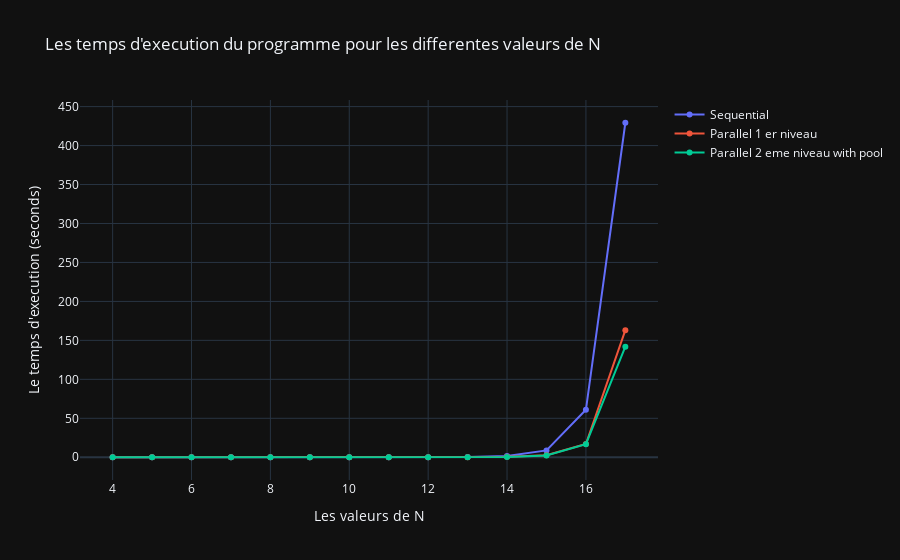

Notebook code cell kept with this figure:
### Code cell
executer() ### 32 threads

### Figure 1 — Plotly figure (JSON) as saved in the notebook; plotly's stock layout.template omitted (floating-point values rounded to 4 significant figures)
{"data": [{"name": "Sequential", "type": "scatter", "x": [4, 5, 6, 7, 8, 9, 10, 11, 12, 13, 14, 15, 16, 17], "y": [0.01002, 0.008564, 0.00871, 0.008484, 0.009204, 0.01066, 0.01211, 0.01624, 0.05309, 0.2552, 1.468, 8.756, 60.89, 429.3]}, {"name": "Parallel 1 er niveau", "type": "scatter", "x": [4, 5, 6, 7, 8, 9, 10, 11, 12, 13, 14, 15, 16, 17], "y": [0.01326, 0.01306, 0.01321, 0.01317, 0.01363, 0.0131, 0.01357, 0.0153, 0.02626, 0.09619, 0.5083, 2.54, 17.04, 163.1]}, {"name": "Parallel 2 eme niveau with pool", "type": "scatter", "x": [4, 5, 6, 7, 8, 9, 10, 11, 12, 13, 14, 15, 16, 17], "y": [0.03159, 0.02019, 0.01722, 0.02625, 0.01516, 0.01855, 0.01399, 0.03501, 0.0198, 0.08246, 0.3932, 2.4, 16.84, 141.9]}], "layout": {"title": {"text": "Les temps d'execution du programme pour les differentes valeurs de N"}, "xaxis": {"title": {"text": "Les valeurs de N"}}, "yaxis": {"title": {"text": "Le temps d'execution (seconds)"}}}}
